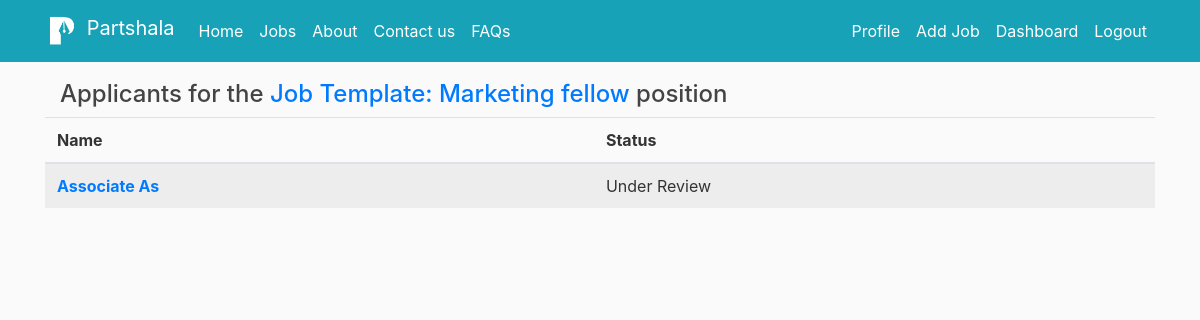
Page /profile-fellow/applications/1/ (signed in) on the earlier database version.
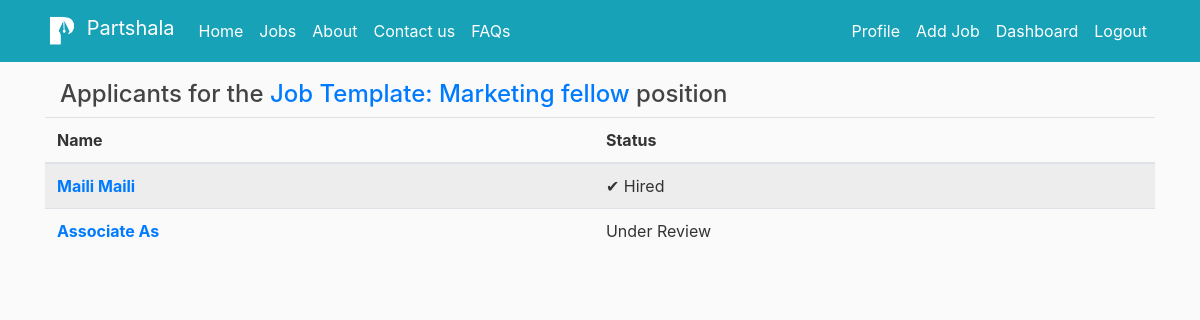
Same page on the later database version.
### users/models.py (models this page shows, shortened)
class Application(models.Model):
    AssociateRate = (
        ('New','New'),
        ('True','True'),
        ('False','False'),
    )
    FellowRate = (
        ('New','New'),
        ('True','True'),
        ('False','False'),
    )
    associate = models.ForeignKey(User, on_delete=models.CASCADE)
    post = models.ForeignKey(Post, on_delete=models.CASCADE, related_name='applicants')
    id = models.AutoField(primary_key=True, default = 0)
    created_at = models.DateTimeField(default=timezone.now)
    sent_to_employer = models.BooleanField(default=False)
    rejected = models.BooleanField(default=False)
    is_hired = models.BooleanField(default=False)
    associate_rating = models.PositiveIntegerField(default=1, validators=[MaxValueValidator(5)])
    fellow_rating = models.IntegerField(default=1, validators=[MaxValueValidator(5)])
    associate_comment = models.CharField(default='', max_length=300, blank=True)
    fellow_comment = models.CharField(default='', max_length=300, blank=True)
    associate_is_rated = models.BooleanField(default=False)
    fellow_is_rated = models.BooleanField(default=False)
    associate_rating_status = models.CharField(choices=AssociateRate, max_length=5, default='New')
    fellow_rating_status = models.CharField(choices=FellowRate, max_length=5, default='New')
    fellows_complaint_subject = models.CharField(default='', max_length=100, blank=True)
    fellows_complaint = models.CharField(default='', max_length=300, blank=True)
    fellow_complained = models.BooleanField(default=False)
    fellows_complaint_resolved = models.BooleanField(default=False)
    fellows_complaint_updating = models.BooleanField(default=False)
    associates_complaint_subject = models.CharField(default='', max_length=100, blank=True)
    associates_complaint = models.CharField(default='', max_length=300, blank=True)
    associate_complained = models.BooleanField(default=False)
    associates_complaint_resolved = models.BooleanField(default=False)
    associates_complaint_updating = models.BooleanField(default=False)
    recall = models.BooleanField(default=False)
    note_by_partshala = models.TextField(default='')
    class Meta:
        unique_together = ['associate', 'post']

class User(AbstractUser):
    username = models.CharField(unique=True,max_length=30)
    email = models.EmailField(unique=True,max_length=75)
    phone = PhoneNumberField( "Phone number: +9188xxx xxx88", unique=True,null=False, blank=False, default = '8888888888')
    is_fellow = models.BooleanField(default=False)
    is_associate = models.BooleanField(default=False)

class ProfileAssociate(models.Model):
    Gender = (
        ('Male','Male'),
        ('Female','Female'),
        ('Other','Other'),
    )
    Have_DL = (
        ('Yes','Yes'),
        ('No','No'),
    )
    Qualification = (
        ('10th','10th'),
        ('12th','12th'),
        ('Diploma','Diploma'),
        ('Under graduation','Under graduation'),
        ('Graduation','Graduation'),
        ('Other','Other'),
    )
    associate = models.OneToOneField(User, on_delete=models.CASCADE)
    first_name = models.CharField(default='', max_length=15)
    last_name = models.CharField(default='', max_length=15)
    gender = models.CharField(choices=Gender, max_length=6, default='Select')
    aadhaar = models.PositiveIntegerField("UIDAI (Aadhaar) number: (will be used for verification purpose)", default='9', blank=False, validators=[MaxValueValidator(999999999999)])
    date_of_birth = models.DateField("Date of birth: (yyyy-mm-dd)", auto_now_add=False, auto_now=False, blank=False,default=timezone.now)
    image = models.ImageField("Profile picture:", default='default_associate.png', upload_to='profile_pics_associate')
    qualification = models.CharField("Qualification?", choices = Qualification, max_length=20, default='Select')
    ssc_score = models.FloatField("10th score (%):", default='100')
    hsc_score = models.FloatField("12th score (%):", default='100')
    ssc_result = models.FileField("10th Marksheet:", default='', upload_to='associate_documents', blank=False)
    tenplus_result = models.FileField("12th Marksheet:", default='Not Applicable', upload_to='associate_documents', blank=True)
    have_dl = models.CharField("Do you have driving license?", choices = Have_DL, max_length=3, default='Select')
    dl_copy = models.FileField("Driving License:", default='Not Applicable', upload_to='associate_documents', blank=True)
    associate_bio = models.TextField("About you:", default='', max_length=300)
    work_ex = models.TextField("Work Experience:",default='Fresher', max_length=300)
    last_updated = models.DateTimeField(default=datetime.now())
    associate_avg_rating = models.DecimalField(default=3, max_digits=2, decimal_places=1)
    is_verified = models.BooleanField(default=False)
    note_by_partshala = models.TextField(default='')
    def get_age(self):
        now = datetime.now()
        age = (now.date() - self.date_of_birth).days/365.25
        return int(age)
    age = property(get_age)

### users/views.py (the view)
# urls.py: path('applications/<int:post_id>/', user_views.ApplicantPerJobView.as_view(), name='post_applications'),
class ApplicantPerJobView(ListView):
    model = Application
    template_name = 'users/post_applications.html'
    context_object_name = 'applications'
    paginate_by = 3
    @method_decorator(login_required(login_url=reverse_lazy('login')))
    def dispatch(self, request, *args, **kwargs):
        return super().dispatch(self.request, *args, **kwargs)
    def get_queryset(self):
        return Application.objects.filter(post_id=self.kwargs['post_id']).order_by('id')
    def get_context_data(self, **kwargs):
        context = super().get_context_data(**kwargs)
        context['post'] = Post.objects.get(id=self.kwargs['post_id'])
        return context

### users/templates/users/post_applications.html (shortened to what this page needs)
{% extends "blog/base.html" %}
{% load static %}
{% block content %}
	<section class="bg-light-gray">
        <div class="container">
            <div class="row">
                <div class="col-lg-12 mx-auto">
                    <h4> Applicants for the <a href="{% url 'post-detail' post.id %}"> {{ post.job_title }}</a> position </h4>
                </div>
            </div>
        </div>
    </section>
    <div class="table-responsive">
        <table class="table table-striped table-hover table-client-dashboard">
            <thead>
            <tr>
                <th>Name</th>
                <th>Status</th>
            </tr>
            </thead>
            <tbody>
                {% for application in applications %}
                    {% if application.sent_to_employer %}
                        <tr>
                            <th><a href="{% url 'hire_associate_detail' application.id %}">{{ application.associate.profileassociate.first_name }} {{ application.associate.profileassociate.last_name }}</a></th>
                            {% if application.is_hired %}
                            <td>&#10004; Hired</td>
                            {% elif application.rejected %}
                            <td>&#10060; Rejected</td>
                            {% else %}
                            <td>Under Review</td>
                            {% endif %}
                        </tr>
                    {% endif %}
                {% endfor %}
            </tbody>
        </table>
    </div>
{% endblock content %}

Differences in the rows shown:
now on this page (row edited): Application: associate.profileassociate.first_name "Maili", associate.profileassociate.last_name "Maili", is_hired "✔ Hired"
